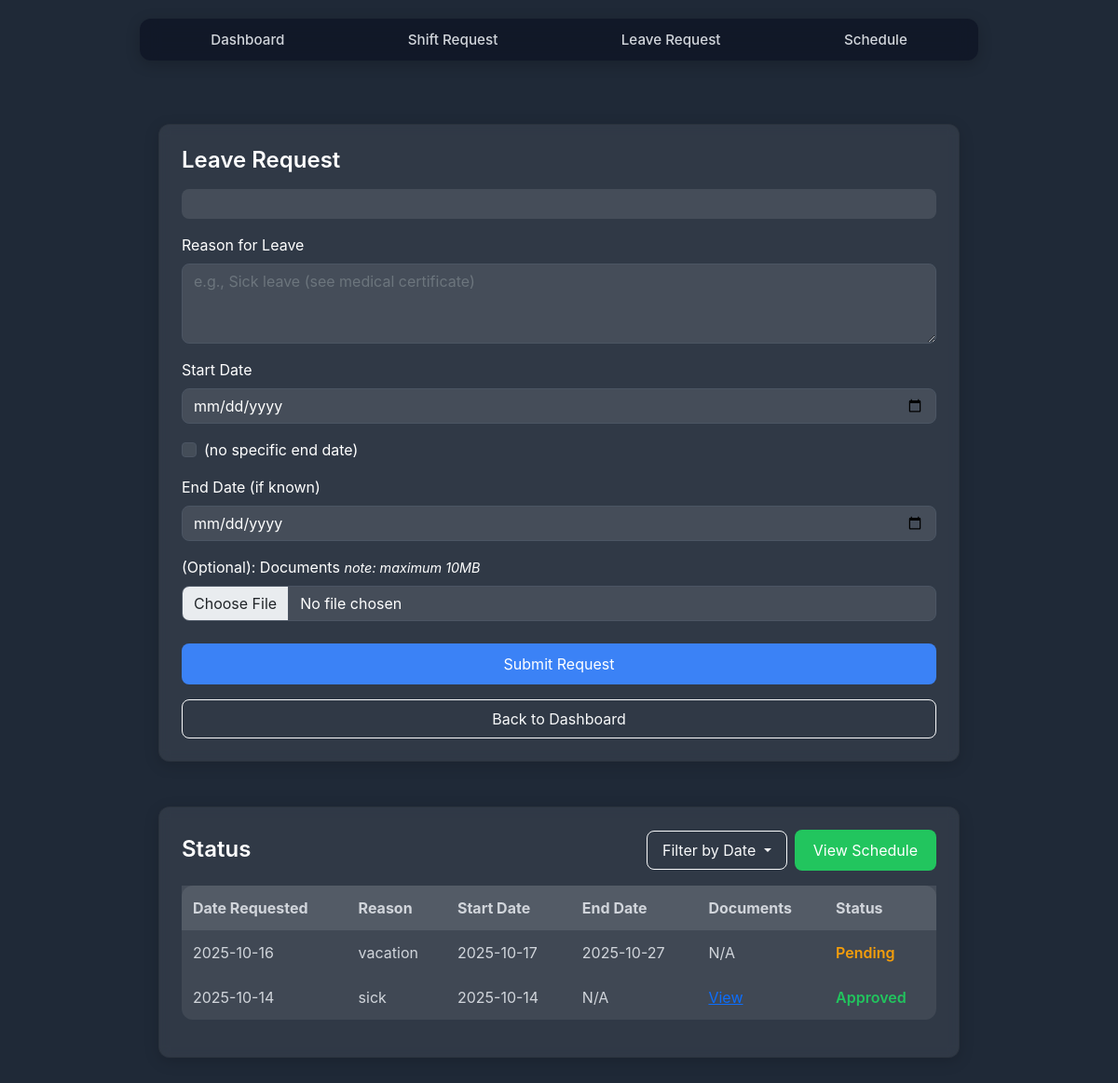
The app's page /employee/leave.php (signed in) with its own data.
### tables this page shows
CREATE TABLE `leave_request` (
  `id` int(11) NOT NULL,
  `reason` varchar(255) DEFAULT NULL,
  `start_date` date DEFAULT NULL,
  `end_date` date DEFAULT NULL,
  `timestamp` time DEFAULT current_timestamp(),
  `documents` varchar(255) DEFAULT NULL,
  `created_at` date DEFAULT NULL,
  `status` varchar(255) NOT NULL DEFAULT 'Pending',
  `driver_id` int(11) DEFAULT NULL
);

### employee/leave.php (the view, shortened to what this page needs)
<?php
include '../database/connection.php';
include '../includes/loader.php';
try {
    $driver_id = $_SESSION['id'];
    $filter = $_GET['filter'] ?? 'all';
    $whereClause = "WHERE driver_id = ?";
    $sql = "SELECT reason, start_date, end_date, documents, created_at, status
            FROM leave_request
            $whereClause
            ORDER BY created_at DESC";
    $fetchStmt = $conn->prepare($sql);
    $fetchStmt->bind_param("i", $driver_id);
    $fetchStmt->execute();
    $requests = $fetchStmt->get_result();
} catch (Exception $e) {
    $message = "<p class='text-danger'>An unexpected error occurred: " . $e->getMessage() . "</p>";
} finally {
    $conn->close();
}
?>
<!DOCTYPE html>
<html lang="en">
<head>
    <link rel="stylesheet" href="../assets/bootstrap/css/bootstrap.min.css">
</head>
<body>
    <nav class="navbar">
        <div class="nav-item"><a href="../employee/home.php">Dashboard</a></div>
        <div class="nav-item"><a href="shift.php">Shift Request</a></div>
        <div class="nav-item"><a href="leave.php">Leave Request</a></div>
        <div class="nav-item"><a href="schedule.php">Schedule</a></div>
    </nav>
    <div class="container my-5">
        <div class="card">
            <h2 class="card-title">Leave Request</h2>
            <div class="alert">
            </div>
            <form action="leave.php" method="POST" class="needs-validation" enctype="multipart/form-data" novalidate>
                <div class="mb-3">
                    <label for="reason" class="form-label">Reason for Leave</label>
                    <textarea class="form-control" id="reason" name="reason" rows="3" placeholder="e.g., Sick leave (see medical certificate)" required></textarea>
                </div>
                <div class="mb-3">
                    <label for="start_date" class="form-label">Start Date</label>
                    <input type="date" class="form-control" id="start_date" name="start_date" required min="<?php echo date('Y-m-d'); ?>">
                </div>
                <div class="form-check mb-3">
                    <input class="form-check-input" type="checkbox" value="1" id="until_cleared" name="until_cleared">
                    <label class="form-check-label" for="until_cleared">
                        (no specific end date)
                    </label>
                </div>
                <div class="mb-3" id="endDateContainer">
                    <label for="end_date" class="form-label">End Date (if known)</label>
                    <input type="date" class="form-control" id="end_date" name="end_date">
                </div>
                <div class="mb-3">
                    <label for="file_upload" class="form-label"> (Optional): Documents <span><i class="italic-size">note: maximum 10MB</i></span></label>
                    <input type="file" class="form-control" id="file_upload" name="upload">
                </div>
                <div class="d-flex flex-column gap-2 mt-4">
                    <div class="col-12 col-md-12 mb-2 mb-md-0">
                        <button type="submit" class="btn btn-primary w-100">Submit Request</button>
                    </div>
                    <div class="col-12 col-md-12 mt-2">
                        <a href="../employee/home.php" class="btn btn-outline-light w-100">Back to Dashboard</a>
                    </div>
                </div>
            </form>
        </div>
        <div class="card mt-5">
            <div class="d-flex justify-content-between align-items-center mb-3">
                <h4 class="card-title mb-0">Status</h4>
                <div class="d-flex align-items-center">
                    <form method="get" class="me-2">
                        <div class="dropdown">
                            <button class="btn btn-outline-light dropdown-toggle" type="button" id="filterDropdown" data-bs-toggle="dropdown" aria-expanded="false">
                                <?php echo ($filter == 'all') ? 'Filter by Date' : ucfirst($filter); ?>
                            </button>
                        </div>
                    </form>
                    <a href="schedule.php" class="btn btn-success">View Schedule</a>
                </div>
            </div>
            <?php if ($requests->num_rows > 0): ?>
                <div class="table-responsive">
                    <table class="table">
                        <thead>
                            <tr>
                                <th>Date Requested</th>
                                <th>Reason</th>
                                <th>Start Date</th>
                                <th>End Date</th>
                                <th>Documents</th>
                                <th>Status</th>
                            </tr>
                        </thead>
                        <tbody>
                            <?php while ($row = $requests->fetch_assoc()): ?>
                                <tr>
                                    <td><?php echo htmlspecialchars($row['created_at']); ?></td>
                                    <td><?php echo htmlspecialchars($row['reason']); ?></td>
                                    <td><?php echo htmlspecialchars($row['start_date']); ?></td>
                                    <td><?php echo htmlspecialchars($row['end_date'] ?: 'N/A'); ?></td>
                                    <td>
                                        <?php if ($row['documents']): ?>
                                            <a href="<?php echo htmlspecialchars($row['documents']); ?>" target="_blank">View</a>
                                        <?php else: ?>
                                            N/A
                                        <?php endif; ?>
                                    </td>
                                    <td class="status-<?php echo strtolower($row['status']); ?>">
                                        <?php echo htmlspecialchars(ucfirst($row['status'])); ?>
                                    </td>
                                </tr>
                            <?php endwhile; ?>
                        </tbody>
                    </table>
                </div>
            <?php else: ?>
                <div class="alert alert-info">No leave requests found. Please submit a request to view its status.</div>
            <?php endif; ?>
        </div>
    </div>
</body>
</html>

### includes/loader.php (style rules this page uses)
body { animation-name: example; animation-duration: 3s; }

### employee/leave.php (style rules this page uses)
body { margin: 0; background: #1f2937; color: #ffffff; font-family: 'Inter', -apple-system, BlinkMacSystemFont, sans-serif; }
.container { max-width: 900px; padding: 20px; }
.navbar { background: rgba(17, 24, 39, 0.95); backdrop-filter: blur(10px); border-radius: 12px; max-width: 900px; margin: 20px auto; padding: 10px; display: flex; justify-content: space-around; align-items: center; box-shadow: 0 4px 16px rgba(0, 0, 0, 0.2); position: sticky; top: 20px; z-index: 1000; }
.nav-item a { color: #d1d5db; text-decoration: none; font-weight: 500; font-size: 0.95rem; padding: 8px 16px; border-radius: 8px; transition: all 0.3s ease; }
.card { background: rgba(255, 255, 255, 0.08); border-radius: 12px; padding: 24px; box-shadow: 0 4px 16px rgba(0, 0, 0, 0.15); backdrop-filter: blur(6px); }
.card-title { font-size: 1.5rem; font-weight: 600; margin-bottom: 16px; }
.form-control, .form-select { background: rgba(255, 255, 255, 0.1); border: 1px solid #4b5563; color: #ffffff; border-radius: 8px; }
.form-check-input { background-color: rgba(255, 255, 255, 0.1); border: 1px solid #4b5563; }
.btn-primary { background: #3b82f6; border: none; border-radius: 8px; padding: 10px 20px; transition: all 0.3s ease; }
.btn-success { background: #22c55e; border: none; border-radius: 8px; padding: 10px 20px; transition: all 0.3s ease; }
.btn-outline-light { border-radius: 8px; padding: 8px 16px; }
.alert { background: rgba(255, 255, 255, 0.1); color: #d1d5db; border: none; border-radius: 8px; }
.italic-size { font-size: 0.9rem; }
.status-pending { color: #f59e0b; font-weight: 600; }
.status-approved { color: #22c55e; font-weight: 600; }
.table { background: rgba(255, 255, 255, 0.08); border-radius: 12px; color: #d1d5db; }
.table thead { background: rgba(255, 255, 255, 0.1); }
.table th, .table td { border: none; padding: 12px; }

### records on screen
leave_request: created_at "2025-10-16", reason "vacation", start_date "2025-10-17", end_date "2025-10-27", shows "N/A", status "Pending"
leave_request: created_at "2025-10-14", reason "sick", start_date "2025-10-14", end_date "N/A", status "Approved"
